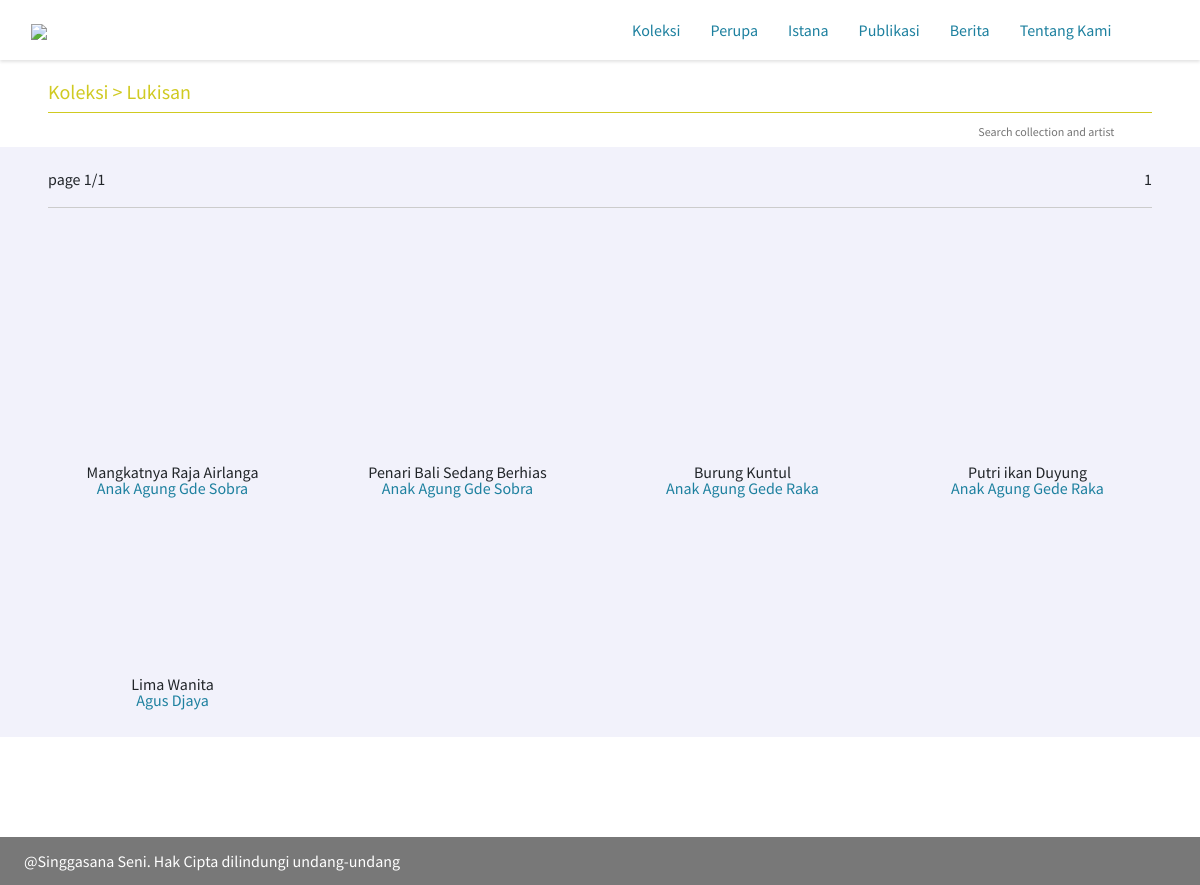
The app's page /karya/, older data.
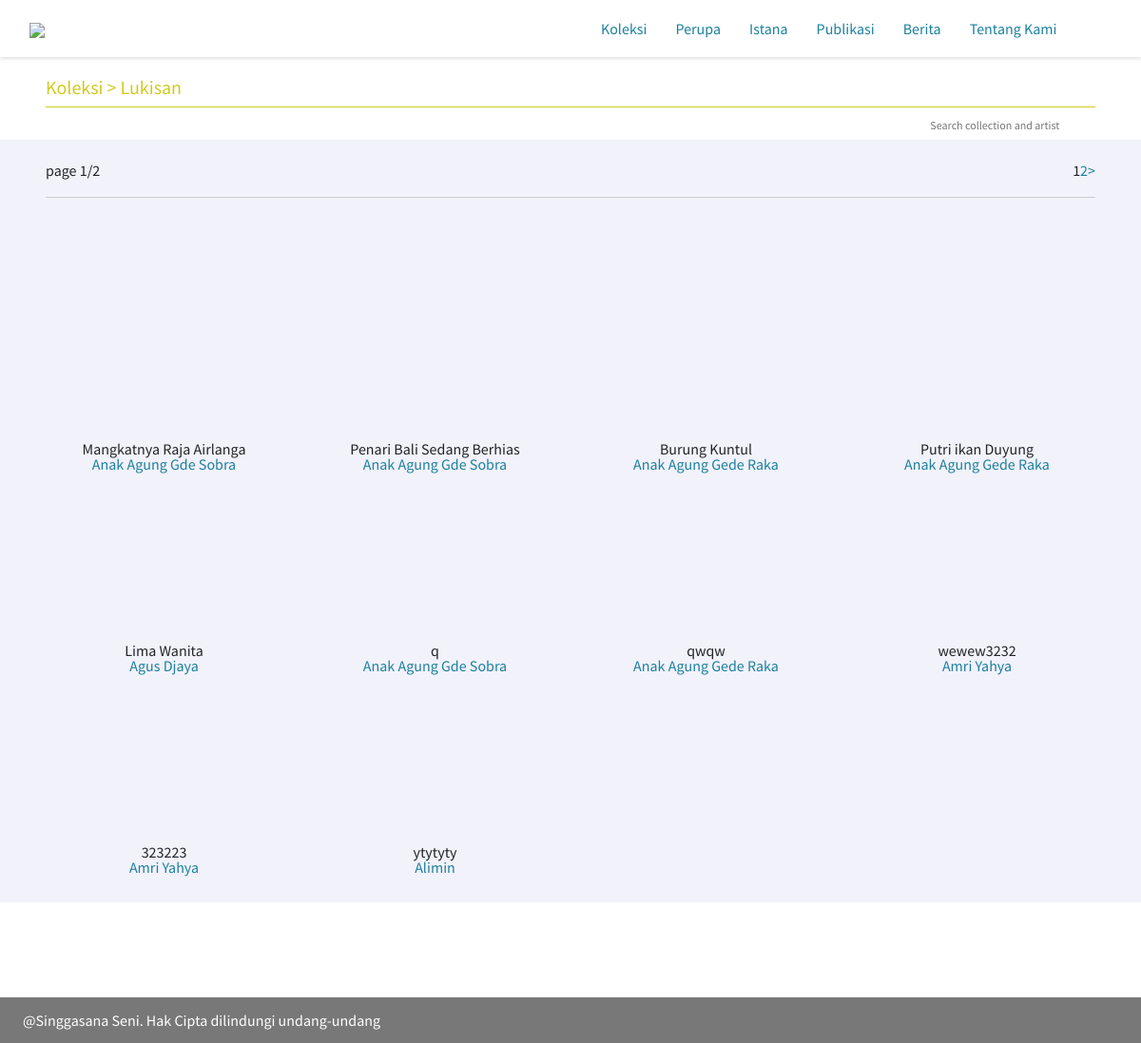
The same page, newer data.
### singgasanaseni/models.py (models this page shows, shortened)
class karya(models.Model):
    KARYA_CHOICES = (
        ('Lukisan', 'Lukisan'),
        ('Patung', 'Patung'),
        ('Kriya', 'Kriya'),
    )
    No_Index = models.CharField(max_length=50)
    Judul = models.CharField(max_length=50)
    Perupa = models.ForeignKey(perupa ,on_delete=models.CASCADE)
    Jenis = models.CharField(max_length=10, choices=KARYA_CHOICES)
    Dimensi = models.CharField(max_length=25)
    Material = models.CharField(max_length=20)
    Tahun_Pembuatan = models.DateField(blank=True, null=True)
    Gambar = models.FileField(upload_to='karya/', null=False)
    Lokasi_Lukisan = models.ForeignKey(istana, on_delete=models.CASCADE)
    Keterangan = models.TextField(null=True, blank=True)
    Upload_date = models.DateTimeField(auto_now_add=True)

class perupa(models.Model):
    Nama = models.CharField(max_length=50)
    Panggilan = models.CharField(max_length=20, null=True, blank= True)
    Alamat = models.TextField(null=True, blank=True)
    Tempat_Lahir = models.CharField(max_length=50, null=True, blank=True)
    Tanggal_Lahir = models.DateField(null=True, blank=True)
    Tempat_Wafat = models.CharField(max_length=50, null=True, blank=True)
    Tanggal_Wafat = models.DateField(null=True, blank=True)
    Keterangan = models.TextField(null=True, blank=True)
    Gambar = models.FileField(upload_to='perupa/', blank=True, null=True)
    Upload_date = models.DateTimeField(auto_now_add=True)

### singgasanaseni/views.py (the view)
# urls.py: path('karya/', singgasanaseniviews.karyalist, name='karya-list'),
def karyalist(request):
    Karya = karya.objects.all()
    query = request.GET.get("q")
    if query:
        Karya = Karya.filter(Judul__icontains=query)
    Page_request_var = "page"
    paginator = Paginator(Karya, 10)
    page = request.GET.get(Page_request_var)
    try:
        Karya = paginator.page(page)
    except PageNotAnInteger:
        Karya = paginator.page(1)
    except EmptyPage:
        Karya = paginator.page(paginator.num_pages)
    context = {
        "karya": Karya,
        "page_request_var": Page_request_var
    }
    return render(request, 'karya/index.html', context)

### singgasanaseni/templates/karya/index.html (shortened to what this page needs)
{% extends "base.html" %}
{% load static %}
{% block content %}
    <article>
      <div class="container-fluid">
          <div class="row">
            <div class="col-md-12 sectionkoleksi">
              <span class="divkoleksi divkarya">
                <h3>Koleksi > Lukisan</h3>
              </span>
              <div class="formsearchkarya">
                <form method="GET" action="">
                    <input type="text" name="q" placeholder="Search collection and artist">
                    <i class="fa fa-search" aria-hidden="true"></i>
                </form>
              </div>
            </div>
          </div>
          <div class="row bgkarya">
             <div class="col-md-12 sectionkoleksi">
              <span class="divkoleksi">
                page {{ karya.number }}/{{ karya.paginator.num_pages }}
                <span class="pagingkarya">
                     <ul class="pagination">
                        {% for i in karya.paginator.page_range %}
                            {% if karya.number == i %}
                                <li class="active"><span>{{ i }}<span class="sr-only">(current)</span></span></li>
                            {% else %}
                                <li><a href="?page={{ i }}">{{ i }}</a></li>
                            {% endif %}
                        {% endfor %}
                        {% if karya.has_next %}
                            <a href="?page={{ karya.next_page_number }}"> > </a>
                        {% endif %}
                     </ul>
                </span>
              </span>
            </div>
              <header class="pageperupa">
                <div class="container karyacontainer">
                    <div class="row text-center text-lg-left">
                         {% for Karya in karya %}
                             <div class="col-lg-3 col-md-4 col-xs-6 thumb lithumb">
                                <div class="thumbnail_list">
                                    <a href="/karya/{{ Karya.id }}" class="d-block mb-4 h-100">
                                     </a>
                                </div>
                                <div class="descthumb">
                                    <label>{{ Karya.Judul }}</label><br>
                                    <a href="/perupa/{{ Karya.Perupa.id }}"><label>{{ Karya.Perupa.Panggilan }}</label></a>
                                </div>
                             </div>
                        {% endfor %}
                    </div>
                </div>
              </header>
          </div>
      </div>
    </article>
{% endblock %}

### singgasanaseni/templates/base.html (shortened to what this page needs)
{% load static %}
<!DOCTYPE html>
<html lang="en">
  <head>
    <link href="{%  static 'vendor/bootstrap/css/bootstrap.min.css' %}" rel="stylesheet">
    <link rel="stylesheet" href="{% static 'css/animate.css' %}" />
    <link href="{% static 'vendor/fontawesome-free/css/all.min.css' %}" rel="stylesheet" type="text/css">
    <link href="{% static 'vendor/simple-line-icons/css/simple-line-icons.css' %}" rel="stylesheet">
    <link href="{% static 'css/stylish-portfolio.min.css' %}" rel="stylesheet">
  </head>
  <body id="page-top">
      <nav class="navbar navbar-inverse">
        <div class="container-fluid">
          <div class="navbar-header">
            <a class="navbar-brand" href="/">
              <img src="{% static 'img/logo.jpg' %}">
            </a>
          </div>
          <ul class="nav">
            <li><a href="{% url 'karya-list' %}">Koleksi</a></li>
            <li><a href="{% url 'perupa-list' %}">Perupa</a></li>
            <li><a href="{% url 'istana-list' %}">Istana</a></li>
            <li><a href="#">Publikasi</a></li>
            <li><a href="{% url 'acara-list' %}">Berita</a></li>
            <li><a href="{% url 'tentang-kami' %}">Tentang Kami</a></li>
            <li>
                <form class="navbar-form navbar-right">
                  <div class="input-group">
                    <div class="input-group-btn">
                        <a href="#">
                          <i class="fa fa-search" aria-hidden="true"></i>
                        </a>
                    </div>
                  </div>
                </form>
            </li>
          </ul>
        </div>
      </nav>
        {% block content %}{% endblock %}
    <footer>
        @Singgasana Seni. Hak Cipta dilindungi undang-undang
    </footer>
  </body>
</html>

Row changes from the older to the newer data that the page shows:
added karya: Judul "q", Perupa.Panggilan "Anak Agung Gde Sobra"
added karya: Judul "qwqw", Perupa.Panggilan "Anak Agung Gede Raka"
added karya: Judul "wewew3232", Perupa.Panggilan "Amri Yahya"
added karya: Judul "323223", Perupa.Panggilan "Amri Yahya"
added karya: Judul "ytytyty", Perupa.Panggilan "Alimin"
Text that changed along with them:
{{ karya.paginator.num_pages }}: "1" → "2"
new list line: "2"
